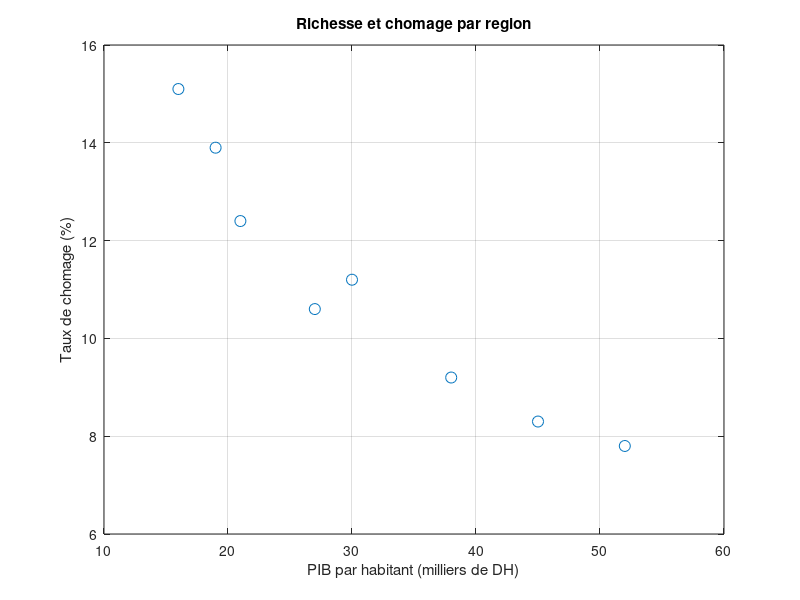

MATLAB code for this plot:
% Richesse et chomage par region
% Cours Outils - MATLAB / Octave, chapitre 1
% jmadkour.org

pib_hab = [38 21 52 16 27 45 19 30];
chomage = [9.2 12.4 7.8 15.1 10.6 8.3 13.9 11.2];

plot(pib_hab, chomage, 'o', 'MarkerSize', 8)
xlabel('PIB par habitant (milliers de DH)')
ylabel('Taux de chomage (%)')
title('Richesse et chomage par region')
grid on
